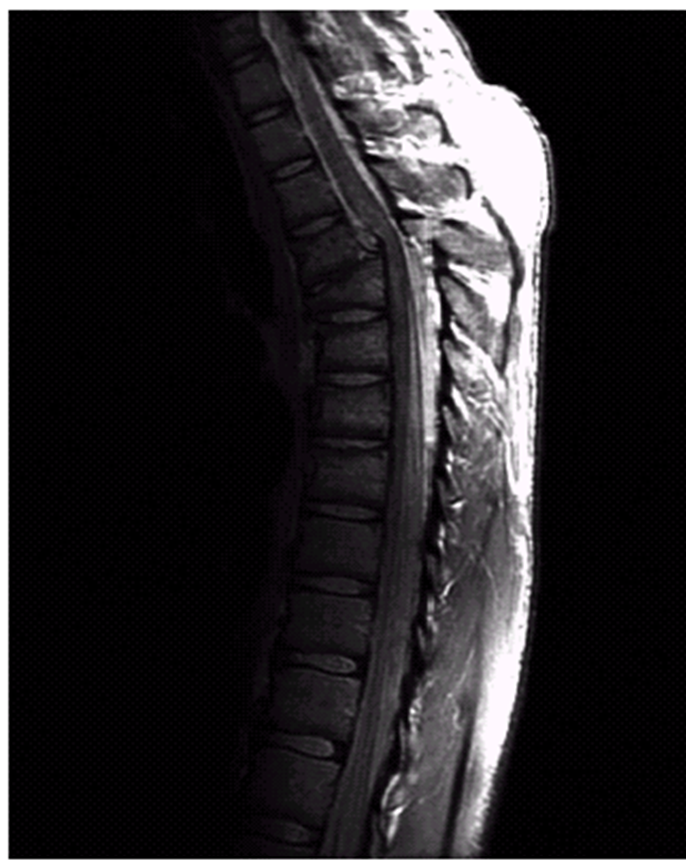
#> input picture Lab5/fractured.png, 686 x 860 px
$ python lab5.py
#> lines starting #> are read from the running program, lines starting #| are printed output that depends on the picture
import cv2 as cv
import numpy as np
import matplotlib.pyplot as plt

img_1 = cv.imread('fractured.png', 0)
#> img_1: shape (860, 686); min 0, max 255, mean 37

gamma = 2
img_2 = np.power(img_1, gamma)
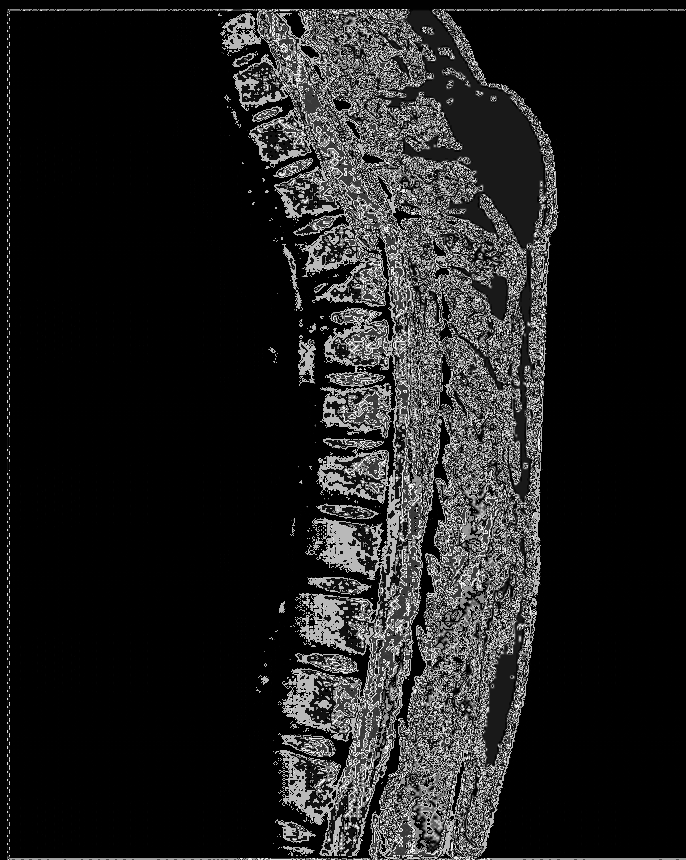
#> img_2: shape (860, 686); min 0, max 249, mean 31.5

gamma = 3
img_3 = np.power(img_1, gamma)
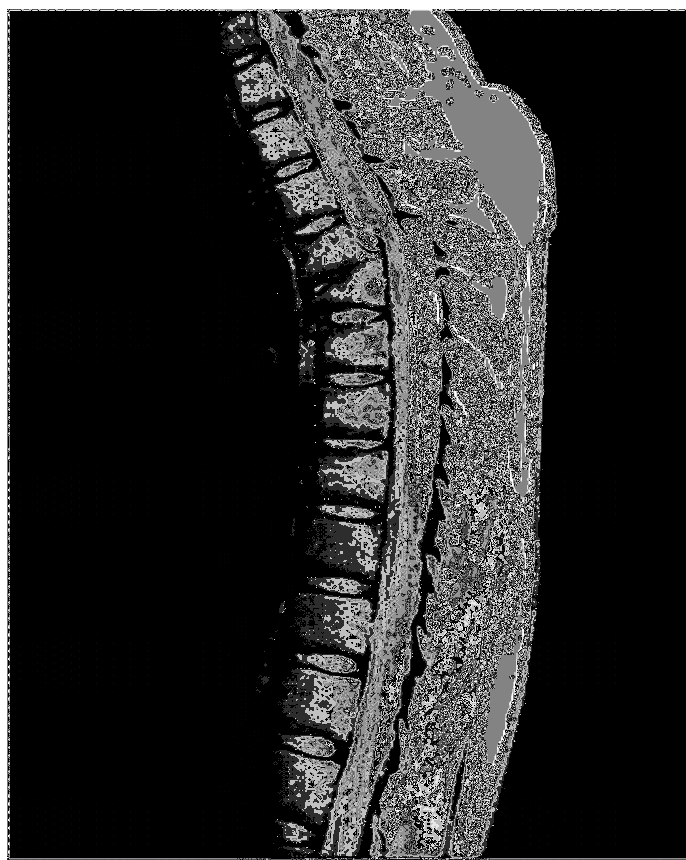
#> img_3: shape (860, 686); min 0, max 255, mean 40.8

gamma = 4
img_4 = np.power(img_1, gamma)
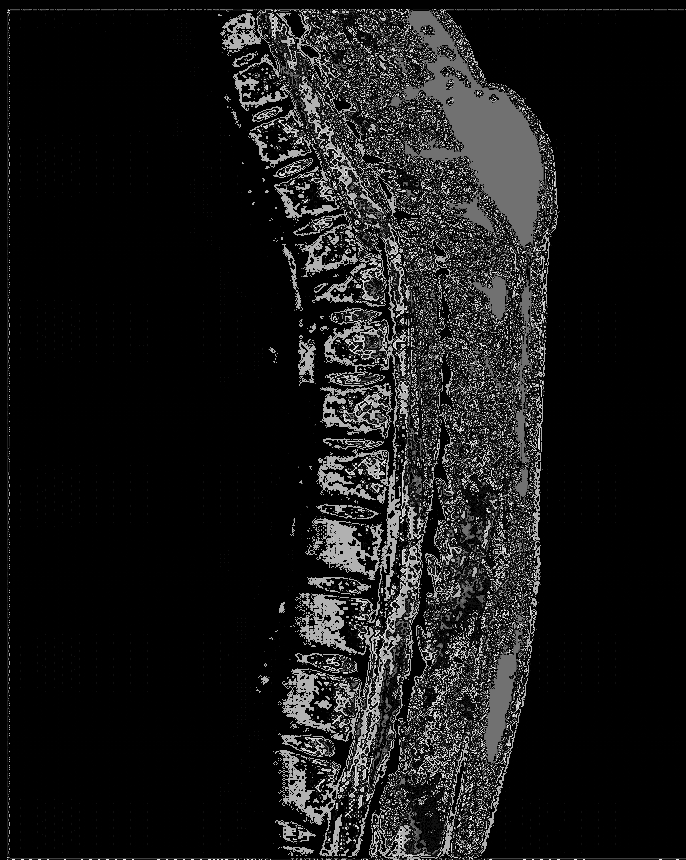
#> img_4: shape (860, 686); min 0, max 241, mean 24.6
images = [img_1, img_2, img_3, img_4]
titles = ['Original Image', 'gamma = 2', 'gamma = 3', 'gamma = 4']
for i in range(4):
   plt.subplot(2, 2, i+1)
   plt.imshow(images[i], 'gray')
   plt.title(titles[i])
   plt.xticks([])
   plt.yticks([])
plt.show()
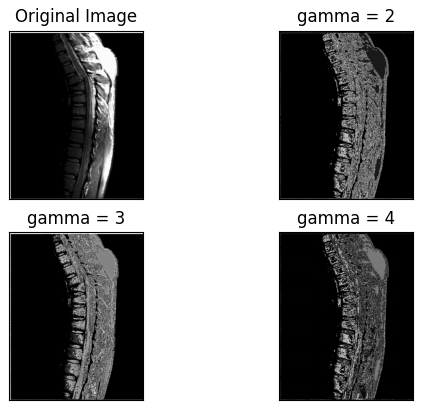
#> figure drawn by matplotlib, 4 panels
